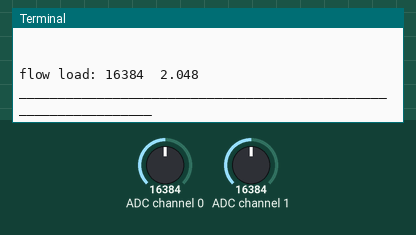
The program below on a simulated Raspberry Pi (BCM pin numbers). Shown: the last lines printed to the terminal. Inputs (shaded band) come from the test bench; at power-on: ADC channel 0 = 16384, ADC channel 1 = 16384 (analog values on the 0–32767 scale). The clock reads 2024-03-15 10:24:30 at power-on unless the program sets it; files the program writes start out absent.

Above: at 1.2 s.
1.3 s: ADC channel 0 set to 9830
At 2.1 s:
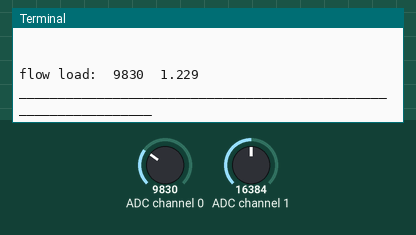
3.6 s: ADC channel 1 set to 9830
5.8 s: ADC channel 0 set to 0
At 6.4 s:
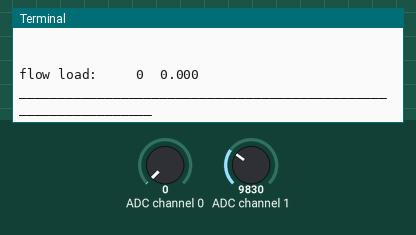

Measured:
- after the input at 1.3 s, the terminal: prints a new line after 0.35 s (image 1)
- after the input at 5.8 s, the terminal: prints a new line after 0.13 s (image 2)

The program:

flowreadings.py
```python
import time
import board
import busio

#import time
import sys
import sqlite3
#from time import sleep

#import adafruit_ads1x15.ads1015 as ADS
import adafruit_ads1x15.ads1115 as ADS
from adafruit_ads1x15.analog_in import AnalogIn


#import paramiko
#from paramiko import SSHClient

conn = sqlite3.connect('FlowSensors.db')
c = conn.cursor()
date=time.strftime("%Y-%m-%d ")
t=time.strftime("%H:%M:%S")

# Create the I2C bus
i2c = busio.I2C(board.SCL, board.SDA)

# Create the ADC object using the I2C bus
ads = ADS.ADS1115(i2c)

ads.gain = 1

# Create single-ended input on channel 0
#chan = AnalogIn(ads, ADS.P0, ADS.P1)
chan1 = AnalogIn(ads, ADS.P0)
chan2 = AnalogIn(ads, ADS.P1)
#print (chan.value)
#print (chan.voltage)
#Create differential input between channel 0 and 1
#chan = AnalogIn(ads, ADS.P0, ADS.P1)
#print (chan.value, chan.voltage)
#print("{:>5}\t{:>5}".format('raw', 'v'))


c.execute('DROP TABLE IF EXISTS  flowReadings;')
print ('table deleted')

c.execute('CREATE TABLE flowReadings(id INTEGER PRIMARY KEY AUTOINCREMENT, flowHp NUMERIC, \
flowLoad NUMERIC, Date DATE,Time TIME);')
conn.commit()
while True:
    c.execute("INSERT INTO flowReadings(flowHp, flowLoad, Date,Time) VALUES(?,?,?,?)", (chan2.voltage, chan1.voltage, date,t))
    conn.commit()

    print('flow HP:',"{:>5}\t{:>5.3f}".format(chan2.value, chan2.voltage), '\n\n')
    print('flow load:',"{:>5}\t{:>5.3f}".format(chan1.value, chan1.voltage, '\n\n'))
    print('________________________________________________________________')


    #print("{:>5.3f}".format(chan.voltage))
    time.sleep(0.5)
```
